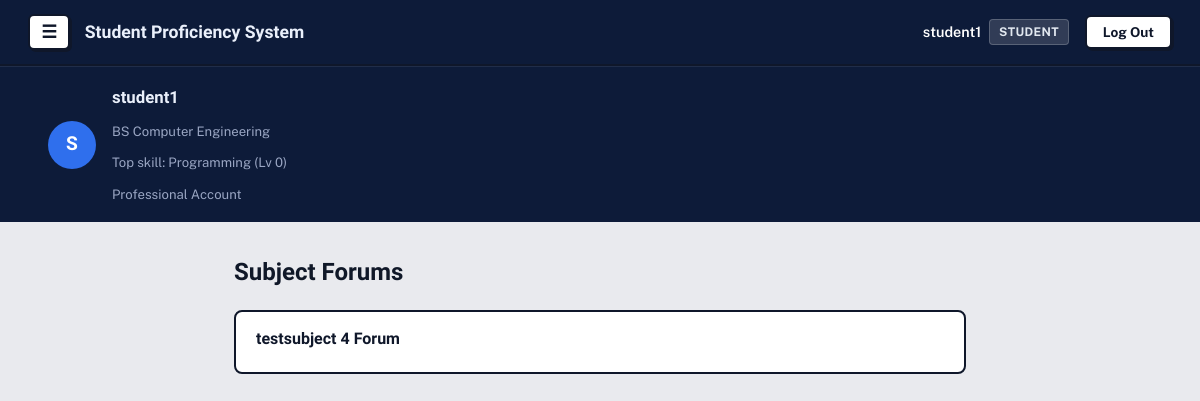
/forum/ (signed in), run on the app's committed database.
### accounts/models.py (models this page shows, shortened)
class Profile(models.Model):
    ROLE_CHOICES = [
        ('student', 'Student'),
        ('teacher', 'Teacher'),
    ]
    MODE_CHOICES = [
        ('personal', 'Personal'),
        ('professional', 'Professional'),
    ]
    user = models.OneToOneField(
        User, on_delete=models.CASCADE, related_name='profile')
    role = models.CharField(max_length=10, choices=ROLE_CHOICES)
    mode = models.CharField(
        max_length=15, choices=MODE_CHOICES, blank=True, null=True)
    course = models.ForeignKey(
        Course, on_delete=models.SET_NULL, null=True, blank=True)
    @property
    def is_manager(self):
        return self.role == 'teacher' or self.mode == 'personal'

### avatar/models.py (models this page shows, shortened)
class Course(models.Model):
    name = models.CharField(max_length=100)

class StudentSkill(models.Model):
    student = models.ForeignKey(
        User, on_delete=models.CASCADE, related_name='skills')
    skill = models.ForeignKey(Skill, on_delete=models.CASCADE)
    points = models.PositiveIntegerField(default=0)
    class Meta:
        unique_together = ('student', 'skill')
    @property
    def level(self):
        return self.points // 100

class Skill(models.Model):
    CATEGORY_CHOICES = [
        ('general', 'General Education'),
        ('course', 'Course-Specific'),
        ('broad', 'Broad (Non-College)'),
    ]
    name = models.CharField(max_length=100)
    description = models.TextField(blank=True)
    category = models.CharField(
        max_length=10, choices=CATEGORY_CHOICES, default='course')
    course = models.ForeignKey(
        Course, on_delete=models.CASCADE, null=True, blank=True, related_name='skills')

### tracker/models.py (models this page shows, shortened)
class Subject(models.Model):
    name = models.CharField(max_length=100)
    teacher = models.ForeignKey(
        User, on_delete=models.CASCADE, related_name='subjects_taught')
    students = models.ManyToManyField(
        User, related_name='subjects_enrolled', blank=True)

### forum/views.py (the view)
# urls.py: path('', views.forum_list, name='forum_list'),
@login_required
def forum_list(request):
    if request.user.profile.role == 'teacher':
        subjects = Subject.objects.filter(teacher=request.user)
    elif request.user.profile.mode == 'professional':
        subjects = request.user.subjects_enrolled.all()
    else:
        subjects = Subject.objects.none()
    return render(request, 'forum/forum_list.html', {'subjects': subjects})

### accounts/context_processors.py (called while the page is built)
def profile_banner(request):
    if not request.user.is_authenticated or request.user.profile.role != 'student':
        return {}
    top_skill = request.user.skills.order_by('-points').first()
    return {'top_skill': top_skill}

### tracker/models.py (called while the page is built)
    @property
    def due_soon(self):
        return 0 <= (self.deadline - timezone.now().date()).days <= 3

### forum/templates/forum/forum_list.html
{% extends 'base.html' %}
{% block content %}
<h2>Subject Forums</h2>
<div class="content-frame">
    <ul class="forum-topic-list">
        {% for subject in subjects %}
        <li>
            <a href="{% url 'forum_view' subject.id %}" class="forum-topic-card">
                <div class="forum-topic-name">{{ subject.name }} Forum</div>
            </a>
        </li>
        {% empty %}
        <li class="muted-note">No subject forums available yet.</li>
        {% endfor %}
    </ul>
</div>
{% endblock %}

### templates/base.html (shortened to what this page needs)
{% load static %}
<!DOCTYPE html>
<html lang="en">
<head>
    <link rel="stylesheet" href="{% static 'css/style.css' %}">
</head>
<body>
    <nav class="navbar">
        <div class="navbar-left">
            {% if user.is_authenticated %}
            <button id="menuToggle" class="menu-btn" aria-label="Menu">☰</button>
            {% endif %}
            <span class="brand">Student Proficiency System</span>
        </div>
        <div class="navbar-right">
            {% if user.is_authenticated %}
            <div class="user-badge">
                <span class="user-name">{{ user.username }}</span>
                <span class="role-pill">{{ user.profile.role|capfirst }}</span>
            </div>
            <form method="post" action="{% url 'logout' %}" class="logout-form">
                <button type="submit" class="btn-logout">Log Out</button>
            </form>
            {% else %}
            <a href="{% url 'login' %}" class="btn-auth">Log In</a>
            <a href="{% url 'signup' %}" class="btn-auth btn-signup">Sign Up</a>
            {% endif %}
        </div>
    </nav>
    {% if user.is_authenticated and user.profile.role == 'student' %}
    <div class="profile-banner">
        <div class="profile-banner-inner">
            <div class="profile-avatar-circle">{{ user.username|slice:":1"|upper }}</div>
            <div class="profile-info">
                <div class="profile-name">{{ user.username }}</div>
                <div class="profile-line">
                    {% if user.profile.course %}{{ user.profile.course.name }}{% else %}No course{% endif %}
                </div>
                <div class="profile-line">
                    {% if top_skill %}Top skill: {{ top_skill.skill.name }} (Lv {{ top_skill.level }}){% else %}No skills yet{% endif %}
                </div>
                <div class="profile-line">
                    {% if user.profile.mode == 'personal' %}Personal Account{% else %}Professional Account{% endif %}
                </div>
            </div>
        </div>
    </div>
    {% endif %}
    <main class="page">
        {% block content %}
        {% endblock %}
    </main>
</body>
</html>

### static/css/style.css (style rules this page uses)
:root { --bg-dark: #0d1b39; --bg-light: #e9eaee; --panel: #FFFFFF; --line: #abaeb3; --text: #101828; --text-light: #EAF0FB; --muted: #667085; --muted-light: #9AA6C3; --blue: #2F6FED; --blue-dark: #1F54C4; --amber: #CE2029; --green: #0E8F6C; --rose: #C13A50; }
* { box-sizing: border-box; }
body { margin: 0; background: var(--bg-light); color: var(--text); font-family: 'Public Sans', sans-serif; line-height: 1.5; }
h1, h2, h3 { font-family: 'Sora', sans-serif; font-weight: 700; margin-top: 0; }
a { color: black; font-weight: 700; text-decoration: none; }
.navbar { background: var(--bg-dark); padding: 0.85rem 1.75rem; display: flex; justify-content: space-between; align-items: center; border-bottom: 2px solid #0F172A; }
.menu-btn { background: #FFFFFF; color: #0F172A; font-size: 1.1rem; font-weight: 700; width: 2.3rem; height: 2.3rem; border-radius: 6px; border: 2px solid #0F172A; box-shadow: 2px 2px 0px #0F172A; cursor: pointer; display: flex; align-items: center; justify-content: center; line-height: 1; transition: all 0.15s ease-in-out; }
.navbar .brand { color: var(--text-light); font-family: 'Sora', sans-serif; font-size: 1.1rem; font-weight: 700; }
.navbar-left { display: flex; align-items: center; gap: 0.9rem; }
.navbar-right { display: flex; align-items: center; gap: 1rem; }
.user-badge { display: flex; align-items: center; gap: 0.5rem; font-size: 0.9rem; }
.user-name { color: #FFFFFF; font-weight: 600; }
.role-pill { background: rgba(255, 255, 255, 0.15); color: #E2E8F0; font-size: 0.75rem; font-weight: 700; padding: 0.2rem 0.55rem; border-radius: 4px; border: 1px solid rgba(255, 255, 255, 0.2); text-transform: uppercase; letter-spacing: 0.03em; }
.logout-form { margin: 0; display: flex; align-items: center; }
.btn-logout, .btn-auth { font-family: inherit; font-size: 0.85rem; font-weight: 700; padding: 0.45rem 1rem; border-radius: 6px; border: 2px solid #0F172A; cursor: pointer; text-decoration: none; transition: all 0.15s ease-in-out; display: inline-block; }
.btn-logout { background-color: #FFFFFF; color: #0F172A; box-shadow: 2px 2px 0px #0F172A; }
.page { max-width: 780px; margin: 0 auto; padding: 2rem 1.5rem 4rem; }
button, input[type="submit"] { background: var(--blue); color: #fff; border: none; padding: 0.6rem 1.2rem; border-radius: 6px; font-size: 0.95rem; font-weight: 600; cursor: pointer; font-family: inherit; }
.profile-banner { background: var(--bg-dark); border-top: 1px solid rgba(255, 255, 255, 0.08); padding: 1.1rem 1.5rem; }
.profile-banner-inner { width: 100%; padding-left: 1.5rem; display: flex; align-items: center; gap: 1rem; }
.profile-avatar-circle { width: 3rem; height: 3rem; border-radius: 50%; background: var(--blue); color: #fff; display: flex; align-items: center; justify-content: center; font-family: 'Sora', sans-serif; font-weight: 700; font-size: 1.2rem; flex-shrink: 0; }
.profile-name { color: var(--text-light); font-family: 'Sora', sans-serif; font-weight: 700; font-size: 1.05rem; }
.profile-info { display: flex; flex-direction: column; gap: 12px; }
.profile-line { color: var(--muted-light); font-size: 0.82rem; }
.content-frame { max-width: 780px; margin: 0 auto; }
.forum-topic-list { list-style: none; padding: 0; margin: 0; display: flex; flex-direction: column; gap: 12px; }
.forum-topic-list li { margin: 0; }
.forum-topic-card { display: block; background-color: #FFFFFF; border: 2px solid #0F172A; border-radius: 8px; padding: 16px 20px; text-decoration: none; color: #0F172A; box-shadow: none; transition: all 0.15s ease-in-out; }
.forum-topic-name { font-family: 'Sora', sans-serif; font-size: 1rem; font-weight: 700; color: #0F172A; margin-bottom: 6px; line-height: 1.35; }

### data on the page
StudentSkill: skill.name "Programming", level "0"
Subject: name "testsubject 4"

### other printed values
{{ user.username }} "student1"
{{ user.profile.role|capfirst }} "STUDENT"
{{ user.username|slice:":1"|upper }} "S"
{{ user.profile.course.name }} "BS Computer Engineering"
